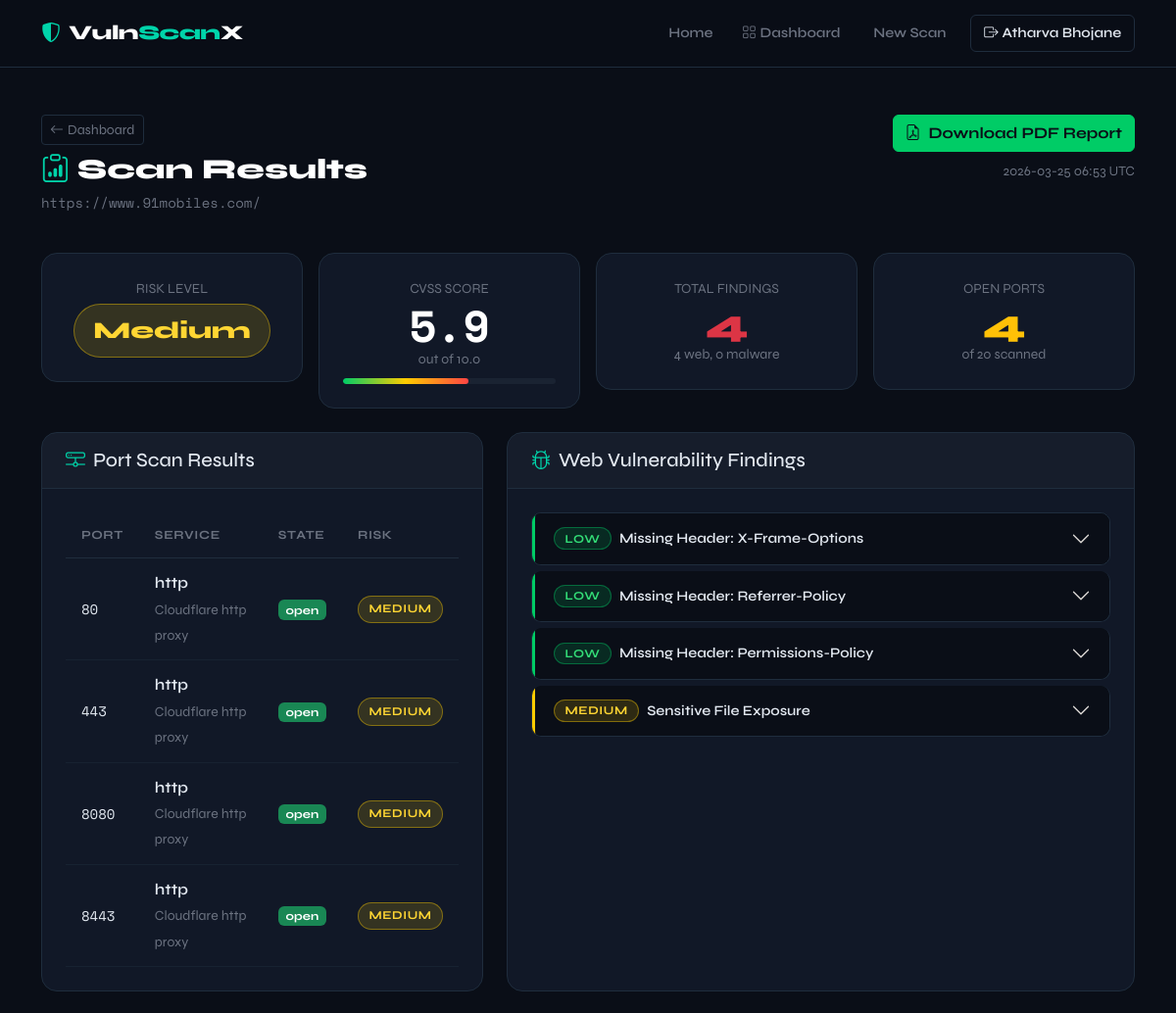
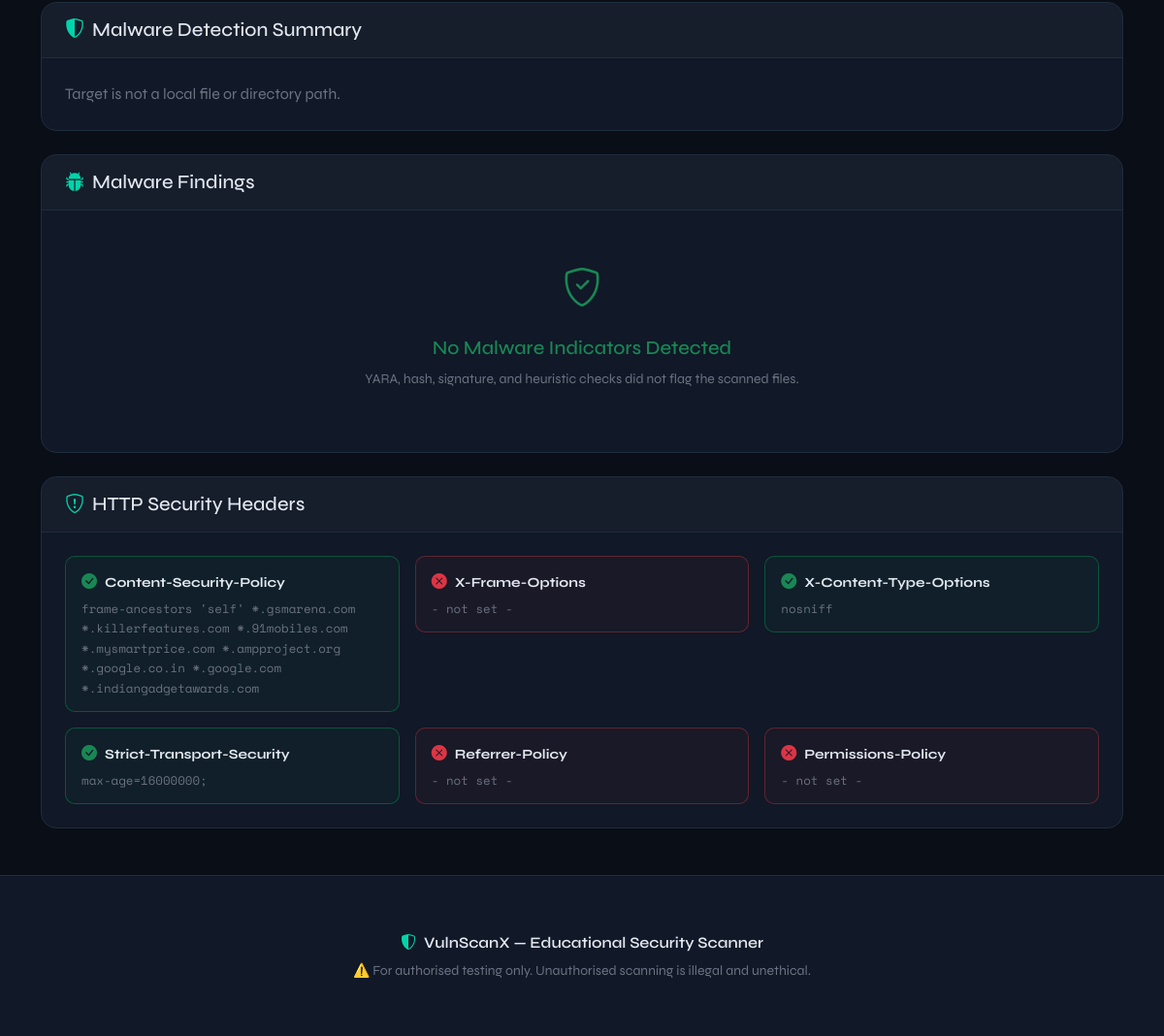
The app's page /results/11 (signed in) with its own data (2 pictures, top to bottom).
### app.py (models this page shows)
class User(UserMixin, db.Model):
    __tablename__ = 'users'
    id         = db.Column(db.Integer, primary_key=True)
    username   = db.Column(db.String(80),  unique=True, nullable=False)
    email      = db.Column(db.String(120), unique=True, nullable=False)
    password   = db.Column(db.String(200), nullable=False)
    created_at = db.Column(db.DateTime, default=datetime.utcnow)
    scans      = db.relationship('ScanResult', backref='owner', lazy=True)

class ScanResult(db.Model):
    __tablename__ = 'scan_results'
    id              = db.Column(db.Integer, primary_key=True)
    target          = db.Column(db.String(255), nullable=False)
    scan_type       = db.Column(db.String(20))            # port | web | full
    risk_level      = db.Column(db.String(20))            # Low / Medium / High / Critical
    cvss_score      = db.Column(db.Float, default=0.0)
    open_ports      = db.Column(db.Text, default='[]')    # JSON list
    vulnerabilities = db.Column(db.Text, default='[]')    # JSON list
    malware_findings = db.Column(db.Text, default='[]')   # JSON list
    malware_summary  = db.Column(db.Text, default='{}')   # JSON dict
    headers_info    = db.Column(db.Text, default='{}')    # JSON dict
    report_path     = db.Column(db.String(255))
    created_at      = db.Column(db.DateTime, default=datetime.utcnow)
    user_id         = db.Column(db.Integer, db.ForeignKey('users.id'), nullable=False)

### app.py (the view)
@app.route('/results/<int:record_id>')
@login_required
def results(record_id):
    record  = ScanResult.query.filter_by(id=record_id, user_id=current_user.id).first_or_404()
    ports   = json.loads(record.open_ports      or '[]')
    vulns   = json.loads(record.vulnerabilities or '[]')
    malware = json.loads(record.malware_findings or '[]')
    malware_summary = json.loads(record.malware_summary or '{}')
    headers = json.loads(record.headers_info    or '{}')
    return render_template('results.html',
                           record=record, ports=ports,
                           vulns=vulns, malware=malware,
                           malware_summary=malware_summary, headers=headers)

### templates/results.html (shortened to what this page needs)
{% extends "base.html" %}
{% block content %}
<section class="py-5">
  <div class="container">
    <div class="d-flex justify-content-between align-items-start flex-wrap gap-3 mb-4">
      <div>
        <a href="{{ url_for('dashboard') }}" class="btn btn-sm btn-outline-secondary mb-2">
          <i class="bi bi-arrow-left me-1"></i>Dashboard
        </a>
        <h1 class="page-title mb-1"><i class="bi bi-clipboard-data accent me-2"></i>Scan Results</h1>
        <p class="text-muted font-mono">{{ record.target }}</p>
      </div>
      <div class="d-flex flex-column align-items-end gap-2">
        {% if record.report_path %}
        <a href="{{ url_for('report', record_id=record.id) }}" class="btn btn-success">
          <i class="bi bi-file-earmark-pdf me-2"></i>Download PDF Report
        </a>
        {% endif %}
        <span class="text-muted small">{{ record.created_at.strftime('%Y-%m-%d %H:%M UTC') }}</span>
      </div>
    </div>
    {% set total_findings = vulns|length + malware|length %}
    <div class="row g-3 mb-4">
      <div class="col-md-3">
        <div class="result-summary-card text-center">
          <div class="small text-muted mb-1">RISK LEVEL</div>
          <div class="risk-badge-lg risk-{{ record.risk_level | lower }}">{{ record.risk_level }}</div>
        </div>
      </div>
      <div class="col-md-3">
        <div class="result-summary-card text-center">
          <div class="small text-muted mb-1">CVSS SCORE</div>
          <div class="cvss-large">{{ record.cvss_score }}</div>
          <div class="text-muted small">out of 10.0</div>
          <div class="cvss-bar mt-2">
            <div class="cvss-bar-fill" style="width: {{ (record.cvss_score / 10 * 100)|int }}%"></div>
          </div>
        </div>
      </div>
      <div class="col-md-3">
        <div class="result-summary-card text-center">
          <div class="small text-muted mb-1">TOTAL FINDINGS</div>
          <div class="stat-large {% if total_findings > 0 %}text-danger{% else %}text-success{% endif %}">{{ total_findings }}</div>
          <div class="text-muted small">{{ vulns|length }} web, {{ malware|length }} malware</div>
        </div>
      </div>
      <div class="col-md-3">
        <div class="result-summary-card text-center">
          {% set open_ports = ports | selectattr('state', 'equalto', 'open') | list %}
          <div class="small text-muted mb-1">OPEN PORTS</div>
          <div class="stat-large text-warning">{{ open_ports|length }}</div>
          <div class="text-muted small">of {{ ports|length }} scanned</div>
        </div>
      </div>
    </div>
    <div class="row g-4">
      <div class="col-lg-5">
        <div class="result-card h-100">
          <div class="result-card-header">
            <h5 class="mb-0"><i class="bi bi-hdd-network me-2 accent"></i>Port Scan Results</h5>
          </div>
          <div class="result-card-body">
            {% if ports %}
            <div class="table-responsive">
              <table class="table table-sm align-middle mb-0">
                <thead>
                  <tr>
                    <th>Port</th>
                    <th>Service</th>
                    <th>State</th>
                    <th>Risk</th>
                  </tr>
                </thead>
                <tbody>
                  {% for p in ports if p.state == 'open' %}
                  <tr>
                    <td class="font-mono">{{ p.port }}</td>
                    <td>
                      <span class="fw-semibold">{{ p.service }}</span>
                      {% if p.version %}
                        <br/><small class="text-muted">{{ p.version }}</small>
                      {% endif %}
                    </td>
                    <td><span class="badge bg-success">open</span></td>
                    <td><span class="risk-badge risk-{{ p.risk | lower }}">{{ p.risk }}</span></td>
                  </tr>
                  {% else %}
                  <tr><td colspan="4" class="text-center text-muted py-3">No open ports found</td></tr>
                  {% endfor %}
                </tbody>
              </table>
            </div>
            {% else %}
            <p class="text-muted py-3 text-center">Port scan not run for this target.</p>
            {% endif %}
          </div>
        </div>
      </div>
      <div class="col-lg-7">
        <div class="result-card h-100">
          <div class="result-card-header">
            <h5 class="mb-0"><i class="bi bi-bug me-2 accent"></i>Web Vulnerability Findings</h5>
          </div>
          <div class="result-card-body">
            {% if vulns %}
              <div class="accordion" id="vulnAccordion">
                {% for v in vulns %}
                <div class="accordion-item vuln-item sev-{{ v.severity | lower }}">
                  <h2 class="accordion-header">
                    <button class="accordion-button collapsed" type="button" data-bs-toggle="collapse" data-bs-target="#vuln{{ loop.index }}">
                      <span class="risk-badge risk-{{ v.severity | lower }} me-2">{{ v.severity }}</span>
                      {{ v.name }}
                    </button>
                  </h2>
                </div>
                {% endfor %}
              </div>
            {% else %}
              <div class="text-center py-4">
                <i class="bi bi-shield-check fs-1 text-success"></i>
                <h5 class="mt-3 text-success">No Web Vulnerabilities Detected</h5>
                <p class="text-muted small">The web scan found no obvious vulnerabilities.</p>
              </div>
            {% endif %}
          </div>
        </div>
      </div>
      <div class="col-12">
        <div class="result-card">
          <div class="result-card-header">
            <h5 class="mb-0"><i class="bi bi-shield-shaded me-2 accent"></i>Malware Detection Summary</h5>
          </div>
          <div class="result-card-body">
            {% if malware_summary and malware_summary.scanned %}
            <div class="row g-3">
              <div class="col-md-3">
                <div class="header-chip header-present">
                  <strong class="small">Engine</strong>
                  <div class="text-muted smaller mt-1 font-mono">{{ malware_summary.engine }}</div>
                </div>
              </div>
              <div class="col-md-3">
                <div class="header-chip header-present">
                  <strong class="small">Files Scanned</strong>
                  <div class="text-muted smaller mt-1 font-mono">{{ malware_summary.files_scanned or 0 }}</div>
                </div>
              </div>
              <div class="col-md-3">
                <div class="header-chip {% if malware|length %}header-missing{% else %}header-present{% endif %}">
                  <strong class="small">Malware Findings</strong>
                  <div class="text-muted smaller mt-1 font-mono">{{ malware|length }}</div>
                </div>
              </div>
              <div class="col-md-3">
                <div class="header-chip header-present">
                  <strong class="small">Highest Severity</strong>
                  <div class="text-muted smaller mt-1 font-mono">{{ malware_summary.highest_severity or 'Info' }}</div>
                </div>
              </div>
            </div>
            {% if malware_summary.families %}
            <div class="mt-3">
              <strong class="small">Families Detected</strong>
              <div class="d-flex flex-wrap gap-2 mt-2">
                {% for family, count in malware_summary.families.items() %}
                <span class="risk-badge risk-high">{{ family }}: {{ count }}</span>
                {% endfor %}
              </div>
            </div>
            {% endif %}
            {% else %}
            <p class="text-muted mb-0">{{ malware_summary.reason or 'Malware detection did not run for this target.' }}</p>
            {% endif %}
          </div>
        </div>
      </div>
      <div class="col-12">
        <div class="result-card">
          <div class="result-card-header">
            <h5 class="mb-0"><i class="bi bi-bug-fill me-2 accent"></i>Malware Findings</h5>
          </div>
          <div class="result-card-body">
            {% if malware %}
              <div class="accordion" id="malwareAccordion">
                {% for m in malware %}
                <div class="accordion-item vuln-item sev-{{ m.severity | lower }}">
                  <h2 class="accordion-header">
                    <button class="accordion-button collapsed" type="button" data-bs-toggle="collapse" data-bs-target="#malware{{ loop.index }}">
                      <span class="risk-badge risk-{{ m.severity | lower }} me-2">{{ m.severity }}</span>
                      {{ m.family }} - {{ m.name }}
                    </button>
                  </h2>
                  <div id="malware{{ loop.index }}" class="accordion-collapse collapse" data-bs-parent="#malwareAccordion">
                    <div class="accordion-body">
                      <p class="mb-2"><strong>Detection Type:</strong> {{ m.detection_type | upper }}</p>
                      <p class="mb-2"><strong>File:</strong> <code>{{ m.file }}</code></p>
                      <p class="mb-2"><strong>Description:</strong> {{ m.description }}</p>
                      <p class="mb-2"><strong>Confidence:</strong> {{ m.confidence }}</p>
                      {% if m.evidence %}
                      <div class="evidence-box">
                        <strong>Evidence:</strong><br/>
                        <code>{{ m.evidence }}</code>
                      </div>
                      {% endif %}
                    </div>
                  </div>
                </div>
                {% endfor %}
              </div>
            {% else %}
              <div class="text-center py-4">
                <i class="bi bi-shield-check fs-1 text-success"></i>
                <h5 class="mt-3 text-success">No Malware Indicators Detected</h5>
                <p class="text-muted small">YARA, hash, signature, and heuristic checks did not flag the scanned files.</p>
              </div>
            {% endif %}
          </div>
        </div>
      </div>
      {% if headers %}
      <div class="col-12">
        <div class="result-card">
          <div class="result-card-header">
            <h5 class="mb-0"><i class="bi bi-shield-exclamation me-2 accent"></i>HTTP Security Headers</h5>
          </div>
          <div class="result-card-body">
            <div class="row g-3">
              {% for header, value in headers.items() %}
              <div class="col-md-6 col-lg-4">
                <div class="header-chip {% if value == 'MISSING' %}header-missing{% else %}header-present{% endif %}">
                  <div class="d-flex align-items-center gap-2">
                    <i class="bi {% if value == 'MISSING' %}bi-x-circle-fill text-danger{% else %}bi-check-circle-fill text-success{% endif %}"></i>
                    <strong class="small">{{ header }}</strong>
                  </div>
                  <div class="text-muted smaller mt-1 font-mono">{{ value if value != 'MISSING' else '- not set -' }}</div>
                </div>
              </div>
              {% endfor %}
            </div>
          </div>
        </div>
      </div>
      {% endif %}
    </div>
  </div>
</section>
{% endblock %}

### templates/base.html (shortened to what this page needs)
<!DOCTYPE html>
<html lang="en">
<head>
  <link href="https://cdn.jsdelivr.net/npm/bootstrap@5.3.0/dist/css/bootstrap.min.css" rel="stylesheet"/>
  <link href="https://cdn.jsdelivr.net/npm/bootstrap-icons@1.10.0/font/bootstrap-icons.css" rel="stylesheet"/>
  <link rel="stylesheet" href="{{ url_for('static', filename='css/style.css') }}"/>
</head>
<body>
<nav class="navbar navbar-expand-lg sticky-top" id="mainNav">
  <div class="container">
    <a class="navbar-brand" href="{{ url_for('index') }}">
      <i class="bi bi-shield-shaded me-2 accent"></i><span class="brand-text">Vuln<span class="accent">Scan</span>X</span>
    </a>
    <div class="collapse navbar-collapse" id="navMenu">
      <ul class="navbar-nav ms-auto align-items-lg-center gap-1">
        <li class="nav-item"><a class="nav-link" href="{{ url_for('index') }}">Home</a></li>
        {% if current_user.is_authenticated %}
          <li class="nav-item"><a class="nav-link" href="{{ url_for('dashboard') }}"><i class="bi bi-grid me-1"></i>Dashboard</a></li>
          <li class="nav-item"><a class="nav-link" href="{{ url_for('scan') }}">New Scan</a></li>
          <li class="nav-item ms-2"><a class="nav-link btn-outline-nav" href="{{ url_for('logout') }}"><i class="bi bi-box-arrow-right me-1"></i>{{ current_user.username }}</a></li>
        {% else %}
          <li class="nav-item"><a class="nav-link" href="{{ url_for('login') }}">Login</a></li>
          <li class="nav-item ms-2"><a class="nav-link btn-primary-nav" href="{{ url_for('register') }}">Get Started</a></li>
        {% endif %}
      </ul>
    </div>
  </div>
</nav>
<main>{% block content %}{% endblock %}</main>
<footer class="site-footer mt-auto">
  <div class="container text-center py-4">
    <p class="mb-1 fw-semibold"><i class="bi bi-shield-shaded accent me-2"></i>VulnScanX &mdash; Educational Security Scanner</p>
    <p class="text-muted small mb-0">⚠️ For authorised testing only. Unauthorised scanning is illegal and unethical.</p>
  </div>
</footer>
</body>
</html>

### records on screen
User: username "Atharva Bhojane"
ScanResult: target "https://www.91mobiles.com/", created_at "2026-03-25 06:53 UTC", risk_level "Medium", cvss_score "5.9", port "80", service "http", version "Cloudflare http proxy", risk "MEDIUM", port "443", port "8080", port "8443"

### other values on screen
{{ total_findings }} "4"
{{ vulns|length }} "4"
{{ malware|length }} "0"
{{ open_ports|length }} "4"
{{ ports|length }} "20"
{{ v.severity }} "LOW" "LOW" "LOW" "MEDIUM"
{{ v.name }} "Missing Header: X-Frame-Options" "Missing Header: Referrer-Policy" "Missing Header: Permissions-Policy" "Sensitive File Exposure"
{{ header }} "Content-Security-Policy" "X-Frame-Options" "X-Content-Type-Options" "Strict-Transport-Security" "Referrer-Policy" "Permissions-Policy"
{{ value if value != 'MISSING' else '- not set -' }} "frame-ancestors 'self' *.gsmarena.com *.killerfeatures.com *.91mobiles.com *.mysmartprice.com *.ampproject.org *.google.co.in *.google.com *.indiangadgetawards.com" "- not set -" "nosniff" "max-age=16000000;" "- not set -" "- not set -"
